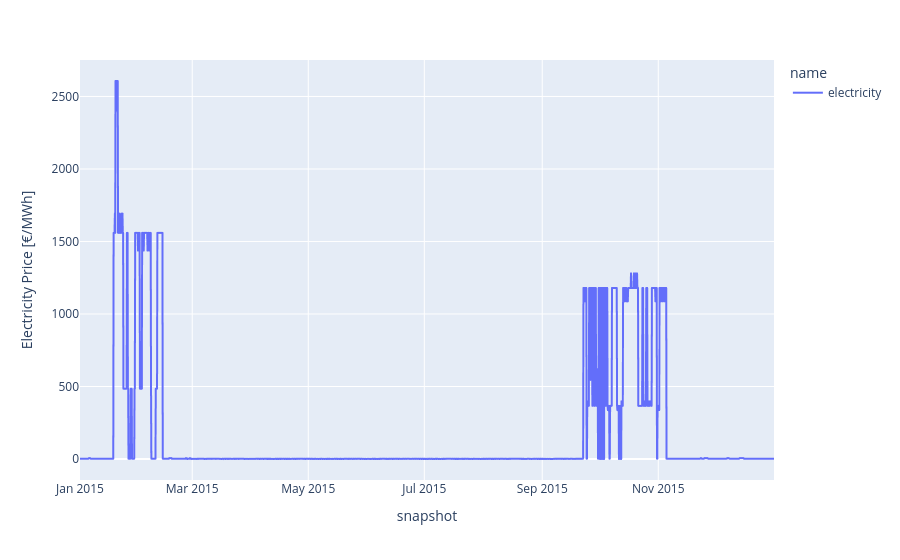

Here is the notebook cell this chart was saved with:
### Markdown cell above
We can also retrieve data on the electricity prices:

### Code cell
n.buses_t.marginal_price.plot(labels=dict(value="Electricity Price [€/MWh]"))

### Figure 1 — Plotly figure (JSON) as saved in the notebook; plotly's stock layout.template omitted (floating-point values rounded to 4 significant figures; data arrays with more than 128 entries replaced by an {"elided": "..."} marker saying what was removed)
{"data": [{"hovertemplate": "name=electricity<br>snapshot=%{x}<br>Electricity Price [€/MWh]=%{y}<extra></extra>", "legendgroup": "electricity", "line": {"color": "#636efa", "dash": "solid"}, "marker": {"symbol": "circle"}, "mode": "lines", "name": "electricity", "showlegend": true, "type": "scattergl", "x": {"elided": "2190 str values"}, "xaxis": "x", "y": {"elided": "2190 float values"}, "yaxis": "y"}], "layout": {"legend": {"title": {"text": "name"}, "tracegroupgap": 0}, "margin": {"t": 60}, "xaxis": {"anchor": "y", "domain": [0, 1], "title": {"text": "snapshot"}}, "yaxis": {"anchor": "x", "domain": [0, 1], "title": {"text": "Electricity Price [€/MWh]"}}}}
